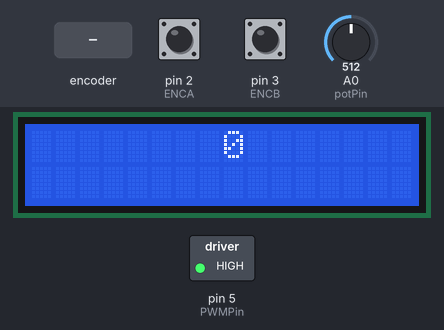
Bench run of a sketch on a simulated Arduino Uno, built with avr-gcc and run on an emulated ATmega328P. On the bench: 16×2 character LCD, switched loads named in the sketch (green lamp = pin HIGH). Inputs (shaded band) come from the test bench; at power-on: A0 (potPin) = 512, pin 2 (ENCA) HIGH, pin 3 (ENCB) HIGH.

Above: at 1.2 s.
1.3 s: A0 (potPin) set to 270
4.3 s: A0 (potPin) set to 248
At 4.8 s:
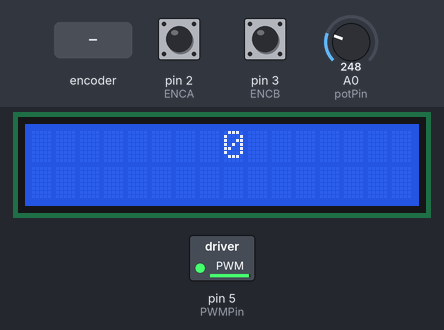
7.3 s: rotary encoder on pin 2 (ENCA) / pin 3 (ENCB) turned 3 steps (first pin leading)
At 8.9 s:
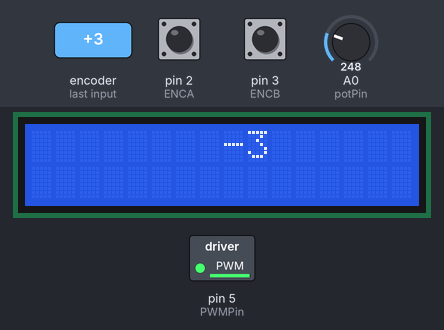
9.4 s: A0 (potPin) set to 122
At 10.9 s:
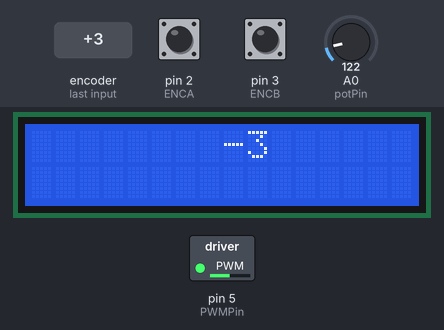
12.4 s: rotary encoder on pin 2 (ENCA) / pin 3 (ENCB) turned 1 step (first pin leading)
At 13.2 s:
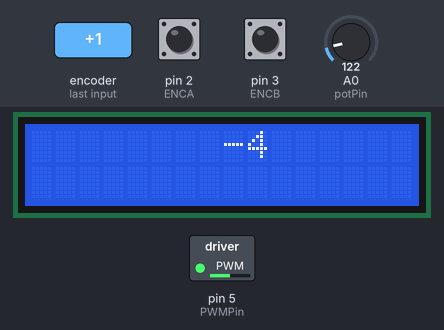
15.6 s: rotary encoder on pin 2 (ENCA) / pin 3 (ENCB) turned 3 steps (first pin leading)
At 17.1 s:
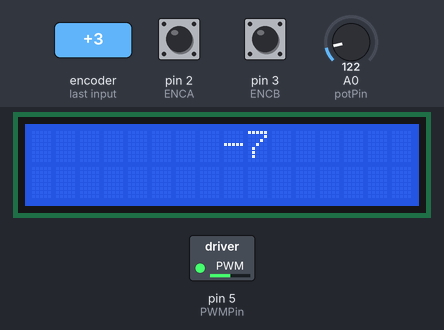
Timing chart, 0 to 18.6 s (numbered marks = the images above; inputs shaded):
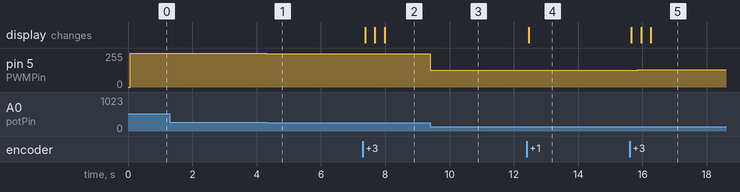

The sketch:

DCMotor_Position_Control.ino
```cpp
//Ref: How to control a DC Motor with an encoder, Curio Res

#include <LiquidCrystal_I2C.h>
LiquidCrystal_I2C lcd(0x27, 2, 16);

#define ENCA 2
#define ENCB 3
#define PWMPin 5
#define IN1Pin 7
#define IN2Pin 8
#define potPin A0
int pos = 0;
long prevT = 0;
long currT;
float deltaT;
float ePrev = 0;
float eIntegral = 0;
int e;
float eDifferential;
float kp = 1;
float kd = 0;
float ki = 0;
int target = 1000;
float u;
float pwr;
int dir;

void readEncoder() {
  (digitalRead(ENCB)>0) ? pos++ : pos--;
}

void setMotor(int dir, int pwmVal, int pwm, int in1, int in2) {
  if(dir == 1) {
    digitalWrite(in1, HIGH);
    digitalWrite(in2, LOW);
  }
  else if(dir == -1) {
    digitalWrite(in1, LOW);
    digitalWrite(in2, HIGH);
  }
  else {
    digitalWrite(in1, LOW);
    digitalWrite(in2, LOW);
  }
  analogWrite(pwm, pwmVal);
}

void pid() {
  currT = micros();
  deltaT = ((float)(currT-prevT))/1.0e6;
  prevT = currT;
  e = pos - target;
  eDifferential = (e-ePrev)/deltaT;
  eIntegral = eIntegral + e*deltaT;
  u = kp*e + kd*eDifferential + ki*eIntegral;
  ePrev = e;
}

void setup() {
  Serial.begin(115200);
  //alter pin5 PWM to 62.5kHz
  TCCR0B = 0b00000001; // x1
  TCCR0A = 0b00000011; // fast pwm
  lcd.init();
  lcd.clear();
  lcd.backlight();
  attachInterrupt(digitalPinToInterrupt(ENCA), readEncoder, RISING);
}

void loop() {
  target = analogRead(potPin);
  pid();
  pwr = fabs(u);
  if(pwr >255) { pwr = 255; }
  (u>0) ? dir=1 : dir = -1;
  setMotor(dir, pwr, PWMPin, IN1Pin, IN2Pin);
  lcd.clear();
  lcd.setCursor(8,0);
  lcd.print(pos);
}
```

Measured:
- after the input at 1.3 s, every drawn part: stays the same
- after the input at 4.3 s, pin 5 (PWMPin): 255/255 → 248/255 at once
- after the input at 7.3 s, pin 5 (PWMPin): 248/255 → 249/255 after 0.05 s, → 250/255 0.20 s later, → 251/255 0.20 s later; the display: first changes after 0.07 s (image 2 shows a later state)
- after the input at 9.4 s, pin 5 (PWMPin): 251/255 → 125/255 at once
- after the input at 12.4 s, pin 5 (PWMPin): 125/255 → 126/255 after 0.05 s; the display: changes after 0.07 s (image 4)
- after the input at 15.6 s, pin 5 (PWMPin): 126/255 → 127/255 after 0.05 s, → 128/255 0.20 s later, → 129/255 0.20 s later; the display: first changes after 0.06 s (image 5 shows a later state)
